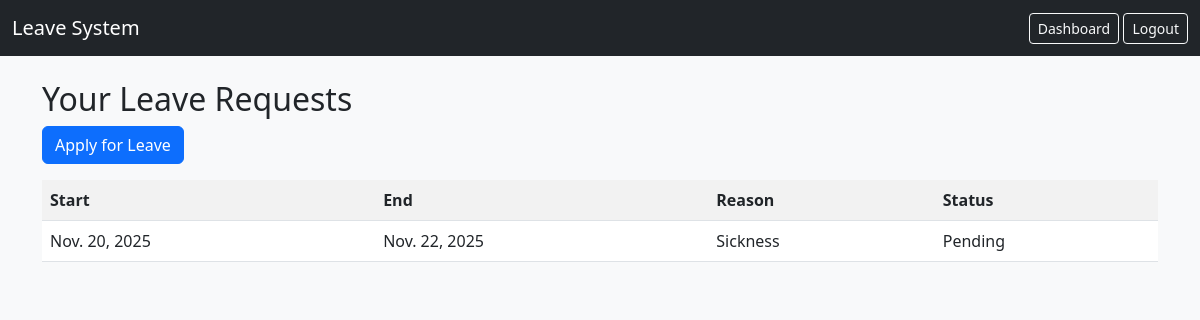
Screenshot of / (signed in) with the database file from the repository.
### leave/models.py (models this page shows, shortened)
class LeaveRequest(models.Model):
    STATUS_CHOICES = [
        ('Pending', 'Pending'),
        ('Approved', 'Approved'),
        ('Rejected', 'Rejected'),
    ]
    user = models.ForeignKey(User, on_delete=models.CASCADE)
    start_date = models.DateField()
    end_date = models.DateField()
    reason = models.TextField()
    status = models.CharField(max_length=10, choices=STATUS_CHOICES, default='Pending')
    created_at = models.DateTimeField(auto_now_add=True)

### leave/views.py (the view)
# urls.py: path('', views.dashboard, name='dashboard'),
@login_required
def dashboard(request):
    leaves = LeaveRequest.objects.filter(user=request.user)
    return render(request, 'leave/dashboard.html', {'leaves': leaves})

### leave/templates/leave/dashboard.html
{% extends 'leave/base.html' %}
{% block content %}
<h2>Your Leave Requests</h2>
<a href="{% url 'apply_leave' %}" class="btn btn-primary mb-3">Apply for Leave</a>
<table class="table table-striped">
    <tr>
        <th>Start</th><th>End</th><th>Reason</th><th>Status</th>
    </tr>
    {% for leave in leaves %}
    <tr>
        <td>{{ leave.start_date }}</td>
        <td>{{ leave.end_date }}</td>
        <td>{{ leave.reason }}</td>
        <td>{{ leave.status }}</td>
    </tr>
    {% empty %}
    <tr><td colspan="4">No leave requests yet.</td></tr>
    {% endfor %}
</table>
{% endblock %}

### rows the page displays
LeaveRequest: start_date "Nov. 20, 2025", end_date "Nov. 22, 2025", reason "Sickness", status "Pending"
